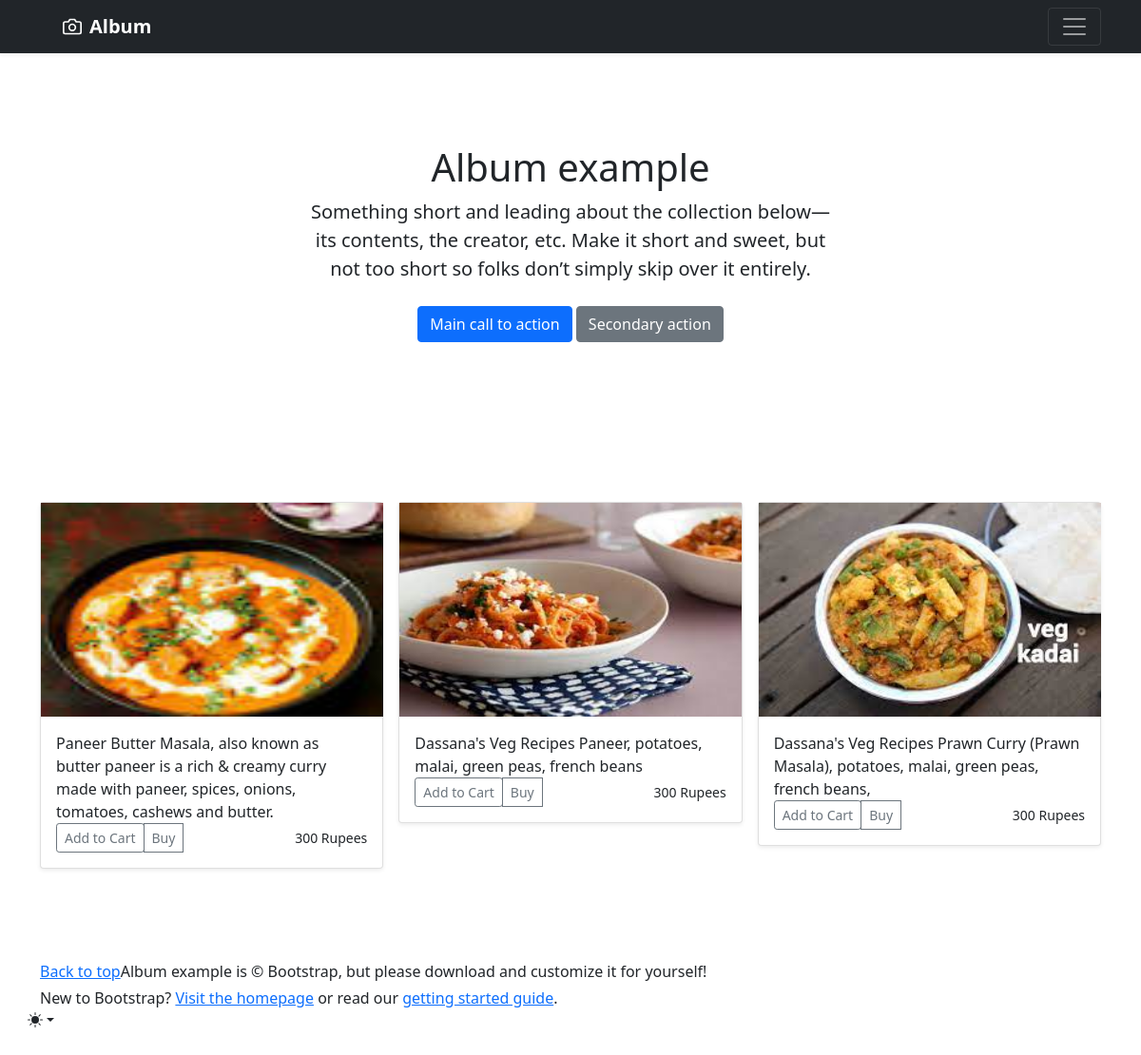
/food/album/ (signed in), run on an earlier commit of the app's database.
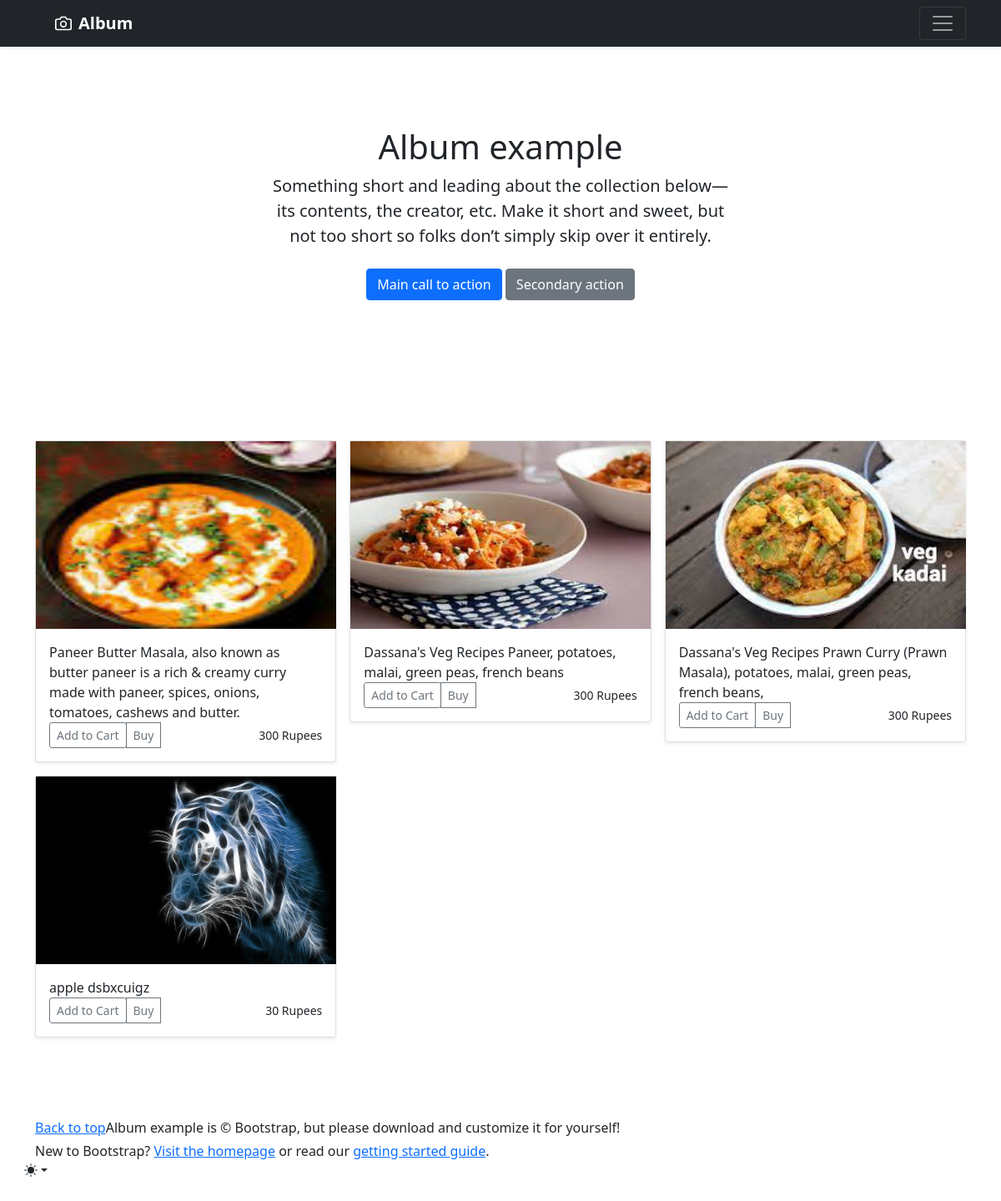
And on a later commit of the database.
### food/models.py (models this page shows)
class food_items(models.Model):
    fid = models.BigAutoField(primary_key=True)
    mid = models.ForeignKey(menu_items, on_delete=models.CASCADE)
    f_name = models.CharField(max_length=50)
    f_desc = models.TextField()
    f_quantity = models.PositiveIntegerField(default=1)
    f_price = models.PositiveIntegerField(default=30)
    discount = models.PositiveSmallIntegerField(default=0)
    f_img = models.ImageField()

### food/views.py (the view)
@login_required(login_url='/authe/login')
def album_view(request):
    res = food_items.objects.all()
    return render(request=request, template_name='album.html', context={'res': res})

### food/templates/album.html (shortened to what this page needs)
<!doctype html>
<html lang="en" data-bs-theme="auto">
<head>
  {% load static %}
  <link rel="stylesheet" href="https://cdn.jsdelivr.net/npm/@docsearch/css@3">
  {% include 'partials/_bootcss.html' %}
</head>
<body>
  <div class="dropdown position-fixed bottom-0 end-0 mb-3 me-3 bd-mode-toggle">
    <button class="btn btn-bd-primary py-2 dropdown-toggle d-flex align-items-center" id="bd-theme" type="button"
      aria-expanded="false" data-bs-toggle="dropdown" aria-label="Toggle theme (auto)">
      <svg class="bi my-1 theme-icon-active" width="1em" height="1em">
        <use href="#circle-half"></use>
      </svg>
    </button>
  </div>
  <header data-bs-theme="dark">
    <div class="navbar navbar-dark bg-dark shadow-sm">
      <div class="container">
        <a href="#" class="navbar-brand d-flex align-items-center">
          <strong>Album</strong>
        </a>
        <button class="navbar-toggler" type="button" data-bs-toggle="collapse" data-bs-target="#navbarHeader"
          aria-controls="navbarHeader" aria-expanded="false" aria-label="Toggle navigation">
          <span class="navbar-toggler-icon"></span>
        </button>
      </div>
    </div>
  </header>
  <main>
    <section class="py-5 text-center container">
      <div class="row py-lg-5">
        <div class="col-lg-6 col-md-8 mx-auto">
          <h1 class="fw-light">Album example</h1>
          <p class="lead text-body-secondary">Something short and leading about the collection below—its contents, the
            creator, etc. Make it short and sweet, but not too short so folks don’t simply skip over it entirely.</p>
          <p>
            <a href="#" class="btn btn-primary my-2">Main call to action</a>
            <a href="#" class="btn btn-secondary my-2">Secondary action</a>
          </p>
        </div>
      </div>
    </section>
    <div class="album py-5 bg-body-tertiary">
      <div class="container">
        <div class="row row-cols-1 row-cols-sm-2 row-cols-md-3 g-3">
          {% for i in res %}
          <div class="col">
            <div class="card shadow-sm">
              <img src="{{i.f_img.url}}" alt="" height="225" width="360">
              <div class="card-body">
                <div class="p1">
                  <p class="card-text">{{i.f_desc}}</p>
                </div>
                <div class="d-flex justify-content-between align-items-center">
                  <div class="btn-group">
                    <a href="{% url 'food:cart_add' cust=user.id food=i.fid %}"><button type="button"
                        class="btn btn-sm btn-outline-secondary">Add to Cart</button></a>
                    <button type="button" class="btn btn-sm btn-outline-secondary">Buy</button>
                  </div>
                  <small class="text-body-secondary ">{{i.f_price}} Rupees </small>
                </div>
              </div>
            </div>
          </div>
          {% endfor %}
  </main>
  <footer class="text-body-secondary py-5">
    <div class="container">
      <p class="float-end mb-1">
        <a href="#">Back to top</a>
      </p>
      <p class="mb-1">Album example is &copy; Bootstrap, but please download and customize it for yourself!</p>
      <p class="mb-0">New to Bootstrap? <a href="/">Visit the homepage</a> or read our <a
          href="../getting-started/introduction/">getting started guide</a>.</p>
    </div>
  </footer>
  {% include 'partials/_bootjs.html' %}
</body>
</html>

What changed in the data, as far as the page shows it:
added food_items: f_img (picture), f_desc "apple dsbxcuigz", f_price "30"
